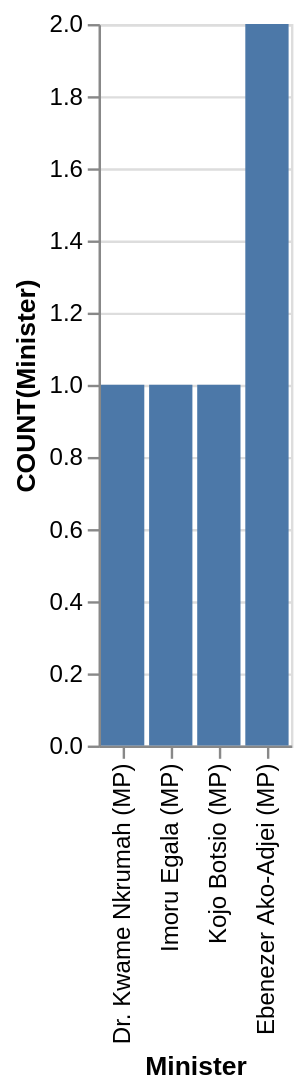

Specify this chart in Vega-Lite:
### Vega-Lite specification from a JSON file in a GitHub repository (floating-point values rounded to 4 significant figures)
{"data": {"values": [{"x_data": "Dr. Kwame Nkrumah (MP)", "y_data": 1}, {"x_data": "Imoru Egala (MP)", "y_data": 1}, {"x_data": "Kojo Botsio (MP)", "y_data": 1}, {"x_data": "Ebenezer Ako-Adjei (MP)", "y_data": 2}]}, "mark": "bar", "encoding": {"x": {"field": "x_data", "type": "nominal", "title": "Minister", "sort": {"op": "sum", "field": "y_data", "order": "ascending"}}, "y": {"field": "y_data", "type": "quantitative", "title": "COUNT(Minister)"}}}
